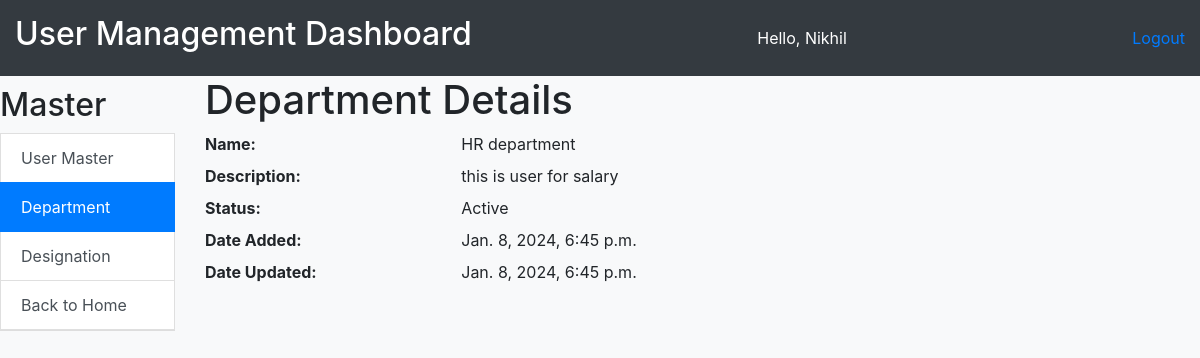
Page /emp_home/department/ (signed in) on the earlier database version.
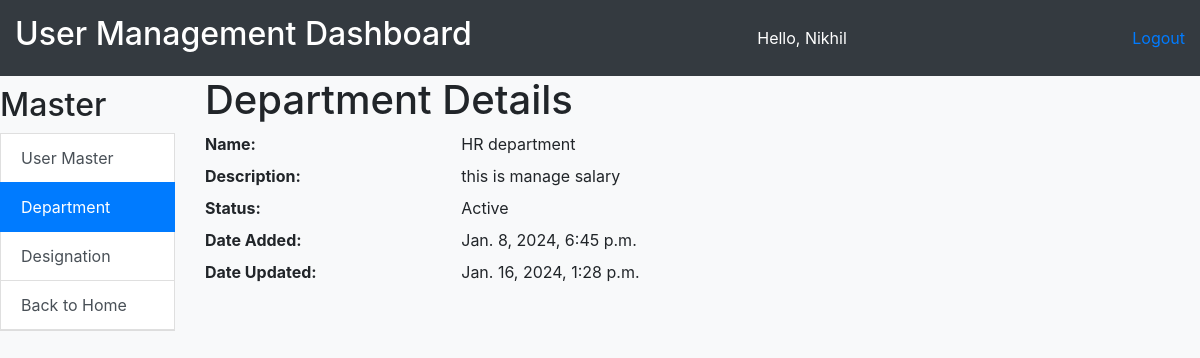
Same page on the later database version.
### employee/models.py (models this page shows, shortened)
class Department(models.Model):
    STATUS_CHOICES = [
        (1, 'Active'),
        (0, 'Inactive'),
    ]
    name = models.TextField()
    description = models.TextField()
    status = models.IntegerField(choices=STATUS_CHOICES, default=1)
    date_added = models.DateTimeField(default=timezone.now)
    date_updated = models.DateTimeField(auto_now=True)

### employee/views.py (the view)
# urls.py: path('department/', department, name='department'),
def department(request):
    is_staff_user = request.user.is_staff
    if is_staff_user:
        departments = Department.objects.all()
        return render(request, 'department.html', {'departments': departments})
    else:
        employee_detail = get_object_or_404(EmployeeDetail, user=request.user)
        department = employee_detail.empdept
        return render(request, 'view_department.html', {'department': department})

### employee/templates/view_department.html
{% extends 'user_management.html' %}
{% block content %}
  <h1>Department Details</h1>
  <dl class="row">
    <dt class="col-sm-3">Name:</dt>
    <dd class="col-sm-9">{{ department.name }}</dd>
    <dt class="col-sm-3">Description:</dt>
    <dd class="col-sm-9">{{ department.description }}</dd>
    <dt class="col-sm-3">Status:</dt>
    <dd class="col-sm-9">{{ department.get_status_display }}</dd>
    <dt class="col-sm-3">Date Added:</dt>
    <dd class="col-sm-9">{{ department.date_added }}</dd>
    <dt class="col-sm-3">Date Updated:</dt>
    <dd class="col-sm-9">{{ department.date_updated }}</dd>
  </dl>
{% endblock %}

Differences in the rows shown:
changed Department "HR department": description "this is user for salary" → "this is manage salary"; date_updated "Jan. 8, 2024, 6:45 p.m." → "Jan. 16, 2024, 1:28 p.m."
